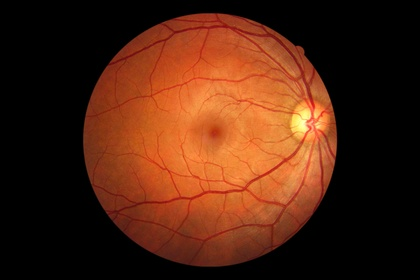
%> input picture retina1.jpg, 420 x 280 px, shrunk from 2048 x 1365 before the run
$ octave playAround.m   (GNU Octave 9; MATLAB toolbox functions it lacks are replaced by stand-ins)
%> lines starting %> are read from the running program, lines starting %| are printed output that depends on the picture
### makeKernel.m
function kernel = makeKernel(sigma, L)
    % This function generates the kernel at zero degree orientation
    % The research paper had truncated the kernel at 3*sigma along the x
    % axis

    % Define N as the neighbourhood
    N = zeros(round(2*3*sigma+1), L);
    kernel = N; % set the kernel to be the same size as the neighbourhood before we set its coefficients

    offset = [3*sigma+1, ceil(L/2)];

    for i=-3*sigma:1:3*sigma
        for j=fix(-L/2):1:fix(L/2)
            u = i+offset(1);
            v = j+offset(2);
            kernel(u, v) = -exp(-(i^2)/(2*sigma^2));
        end
    end

    %return
    mean_k = mean(mean(kernel));

    kernel = kernel - mean_k;

    % The coefficients are scaled by a factor of 10
    kernel = kernel*10;
    % and then are truncated to their nearest integer
    kernel = round(kernel);


end

### rotateKernel.m
function rotated = rotateKernel(kernel, THETA)
    % [23 lines of commented-out code are left out]


    rotated = imrotate(kernel, THETA);
    % makes use of existing function in MATLAB
    % size of rotated is not necessarily the same as the original kernel
    % passed to the function

end

### playAround.m
% This script is just to play around with the functions and see the changes
% in the output image with different filters and so on

% Should check this out: https://in.mathworks.com/matlabcentral/fileexchange/24990-retinal-blood-vessel-extraction

% Values that seem to work: sigma = 0.5, L = 3, threshold = 15

I = imread('retina1.jpg');
%> I is the input picture: size 280x420x3 uint8; mean R, G, B 79.1, 36.4, 16.9
I = rgb2gray(I);
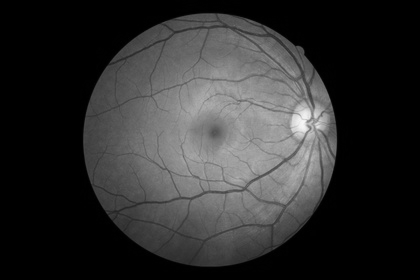
%> I: size 280x420 uint8; min 0, max 247, mean 47

k = makeKernel(2, 9);

n = 3;  % Number of subplots planned

I1 = imfilter(I, k);
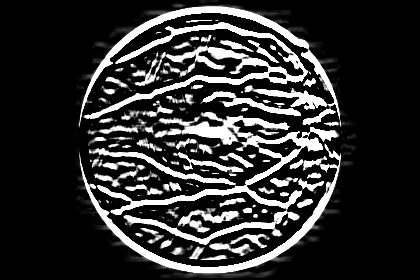
%> I1: size 280x420 uint8; min 0, max 255, mean 48.2
subplot(1, n, 1), imshow(I1), title('0 degree filter');

k2 = rotateKernel(k, 45);
I2 = imfilter(I, k2);
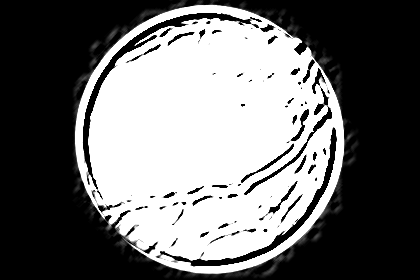
%> I2: size 280x420 uint8; min 0, max 255, mean 110
subplot(1, n, 2), imshow(I2), title('45 degree filter');

k3 = rotateKernel(k, 90);
I3 = imfilter(I, k3);
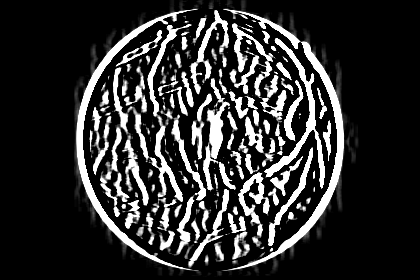
%> I3: size 280x420 uint8; min 0, max 255, mean 47.7
subplot(1, n, 3), imshow(I3), title('90 degree filter');
